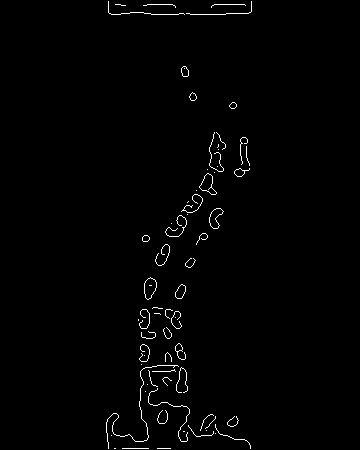

Here is the Python script that generated this plot:
'''
FILLING AN IMAGE OF:
- FILLING AN IMAGE
- GRAY
- THRESHOLDING (195,300)
- SKELETONIZE

'''
import scipy.ndimage.morphology as morp
import numpy as np
import cv2
import imutils
import matplotlib.pyplot as plt


def skeletonize(img):

    struct = np.array([[[[0, 0, 0], [0, 1, 0], [1, 1, 1]],
                        [[1, 1, 1], [0, 0, 0], [0, 0, 0]]],

                       [[[0, 0, 0], [1, 1, 0], [0, 1, 0]],
                        [[0, 1, 1], [0, 0, 1], [0, 0, 0]]],

                       [[[0, 0, 1], [0, 1, 1], [0, 0, 1]],
                           [[1, 0, 0], [1, 0, 0], [1, 0, 0]]],

                       [[[0, 0, 0], [0, 1, 1], [0, 1, 0]],
                           [[1, 1, 0], [1, 0, 0], [0, 0, 0]]],

                       [[[1, 1, 1], [0, 1, 0], [0, 0, 0]],
                           [[0, 0, 0], [0, 0, 0], [1, 1, 1]]],

                       [[[0, 1, 0], [0, 1, 1], [0, 0, 0]],
                           [[0, 0, 0], [1, 0, 0], [1, 1, 0]]],

                       [[[1, 0, 0], [1, 1, 0], [1, 0, 0]],
                           [[0, 0, 1], [0, 0, 1], [0, 0, 1]]],

                       [[[0, 1, 0], [1, 1, 0], [0, 0, 0]],
                           [[0, 0, 0], [0, 0, 1], [0, 1, 1]]]])

    img = img.copy()
    last = ()
    while np.any(img != last):
        last = img
        for s in struct:
            img = np.logical_and(img, np.logical_not(
                morp.binary_hit_or_miss(img, *s)))
    return img


img = cv2.imread('ex2.png')

dimensions = img.shape

# height, width, number of channels in image
height = img.shape[0]
width = img.shape[1]
qua = int(width/10)
qua2 = int(qua*3)
qua7 = int(qua*7)
img[0:height, 0:qua2] = [0]
img[0:height, qua7:width] = [0]

kernel = np.ones((5, 5), np.uint8)
gray = cv2.cvtColor(img, cv2.COLOR_BGR2GRAY)
thresh = cv2.threshold(gray, 195, 300, cv2.THRESH_BINARY)[1]

skel = skeletonize(thresh)

cv2.imwrite('ex22_gts.png', skel.astype(np.uint8)*255)
cv2.imshow("skel", skel.astype(np.uint8)*255)

cv2.waitKey(0)
